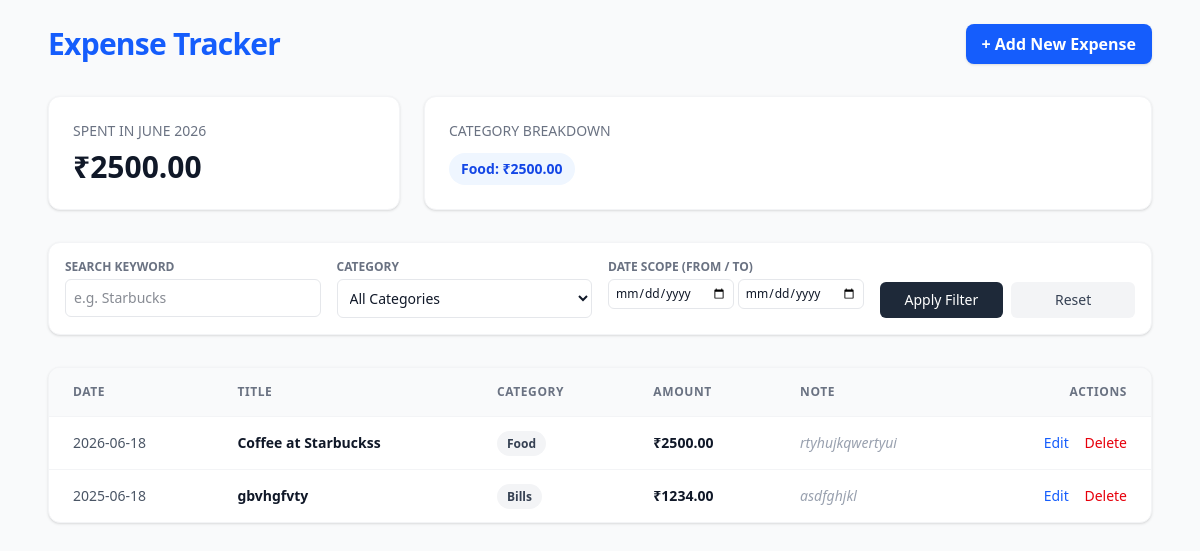
The page / on the database its author committed.
### expenses/models.py (models this page shows, shortened)
class Expense(models.Model):
    CATEGORY_CHOICES = [
        ('Food', 'Food'),
        ('Transport', 'Transport'),
        ('Shopping', 'Shopping'),
        ('Bills', 'Bills'),
        ('Entertainment', 'Entertainment'),
        ('Other', 'Other'),
    ]
    title = models.CharField(max_length=255)
    amount = models.DecimalField(max_digits=10, decimal_places=2)
    category = models.CharField(max_length=20, choices=CATEGORY_CHOICES)
    date = models.DateField(default=timezone.now)
    note = models.TextField(blank=True, null=True)
    class Meta:
        ordering = ['-date', '-id']

### expenses/views.py (the view)
# urls.py: path('', views.expense_list, name='expense_list'),
def expense_list(request):
    expenses = Expense.objects.all()
    category_filter = request.GET.get('category')
    date_from = request.GET.get('date_from')
    date_to = request.GET.get('date_to')
    search_query = request.GET.get('search')
    if category_filter:
        expenses = expenses.filter(category=category_filter)
    if date_from:
        expenses = expenses.filter(date__gte=date_from)
    if date_to:
        expenses = expenses.filter(date__lte=date_to)
    if search_query:
        expenses = expenses.filter(title__icontains=search_query)
    today = timezone.now().date()
    current_year = today.year
    current_month = today.month
    monthly_expenses = Expense.objects.filter(date__year=current_year, date__month=current_month)
    total_spent = monthly_expenses.aggregate(Sum('amount'))['amount__sum'] or 0
    category_breakdown = (
        monthly_expenses.values('category')
        .annotate(total=Sum('amount'))
        .order_by('-total')
    )
    context = {
        'expenses': expenses,
        'categories': Expense.CATEGORY_CHOICES,
        'total_spent': total_spent,
        'category_breakdown': category_breakdown,
        'current_month_name': today.strftime('%B %Y'),
    }
    return render(request, 'expenses/expense_list.html', context)

### expenses/templates/expenses/expense_list.html (shortened to what this page needs)
<!DOCTYPE html>
<html lang="en">
<head>
    <script src="https://cdn.jsdelivr.net/npm/@tailwindcss/browser@4"></script>
</head>
<body class="bg-gray-50 text-gray-900 font-sans">
    <div class="max-w-6xl mx-auto p-6">
        <div class="flex justify-between items-center mb-8">
            <h1 class="text-3xl font-extrabold tracking-tight text-blue-600">Expense Tracker</h1>
            <a href="{% url 'expense_create' %}" class="bg-blue-600 hover:bg-blue-700 text-white font-semibold py-2 px-4 rounded-lg shadow transition">
                + Add New Expense
            </a>
        </div>
        <div class="grid grid-cols-1 md:grid-cols-3 gap-6 mb-8">
            <div class="bg-white p-6 rounded-xl shadow-sm border border-gray-100">
                <h3 class="text-sm font-medium text-gray-500 uppercase">Spent in {{ current_month_name }}</h3>
                <p class="text-3xl font-bold text-gray-900 mt-2">₹{{ total_spent|floatformat:2 }}</p>
            </div>
            <div class="bg-white p-6 rounded-xl shadow-sm border border-gray-100 md:col-span-2">
                <h3 class="text-sm font-medium text-gray-500 uppercase mb-3">Category Breakdown</h3>
                <div class="flex flex-wrap gap-3">
                    {% for item in category_breakdown %}
                        <span class="bg-blue-50 text-blue-700 px-3 py-1.5 rounded-full text-sm font-semibold">
                            {{ item.category }}: ₹{{ item.total|floatformat:2 }}
                        </span>
                    {% empty %}
                        <p class="text-gray-400 text-sm">No recorded data for this month.</p>
                    {% endfor %}
                </div>
            </div>
        </div>
        <form method="GET" class="bg-white p-4 rounded-xl shadow-sm border border-gray-100 grid grid-cols-1 sm:grid-cols-4 gap-4 mb-8">
            <div>
                <label class="block text-xs font-semibold uppercase text-gray-500 mb-1">Search Keyword</label>
                <input type="text" name="search" value="{{ request.GET.search }}" placeholder="e.g. Starbucks" class="w-full text-sm border-gray-200 border p-2 rounded-md focus:ring-2 focus:ring-blue-500 outline-none">
            </div>
            <div>
                <label class="block text-xs font-semibold uppercase text-gray-500 mb-1">Category</label>
                <select name="category" class="w-full text-sm border-gray-200 border p-2 rounded-md focus:ring-2 focus:ring-blue-500 outline-none">
                    <option value="">All Categories</option>
                </select>
            </div>
            <div>
                <label class="block text-xs font-semibold uppercase text-gray-500 mb-1">Date Scope (From / To)</label>
                <div class="flex gap-1">
                    <input type="date" name="date_from" value="{{ request.GET.date_from }}" class="w-1/2 text-xs border-gray-200 border p-1.5 rounded-md focus:ring-2 focus:ring-blue-500 outline-none">
                    <input type="date" name="date_to" value="{{ request.GET.date_to }}" class="w-1/2 text-xs border-gray-200 border p-1.5 rounded-md focus:ring-2 focus:ring-blue-500 outline-none">
                </div>
            </div>
            <div class="flex items-end gap-2">
                <button type="submit" class="w-full bg-gray-800 hover:bg-gray-900 text-white text-sm font-medium py-2 px-3 rounded-md transition cursor-pointer">Apply Filter</button>
                <a href="{% url 'expense_list' %}" class="w-full text-center bg-gray-100 hover:bg-gray-200 text-gray-700 text-sm font-medium py-2 px-3 rounded-md transition">Reset</a>
            </div>
        </form>
        <div class="bg-white rounded-xl shadow-sm border border-gray-100 overflow-hidden">
            <table class="w-full text-left border-collapse">
                <thead>
                    <tr class="bg-gray-50 border-b border-gray-100 text-xs font-semibold uppercase text-gray-500 tracking-wider">
                        <th class="py-4 px-6">Date</th>
                        <th class="py-4 px-6">Title</th>
                        <th class="py-4 px-6">Category</th>
                        <th class="py-4 px-6">Amount</th>
                        <th class="py-4 px-6">Note</th>
                        <th class="py-4 px-6 text-right">Actions</th>
                    </tr>
                </thead>
                <tbody class="divide-y divide-gray-100 text-sm">
                    {% for expense in expenses %}
                        <tr class="hover:bg-gray-50/70 transition">
                            <td class="py-4 px-6 font-medium text-gray-600 whitespace-nowrap">{{ expense.date|date:"Y-m-d" }}</td>
                            <td class="py-4 px-6 font-bold text-gray-900">{{ expense.title }}</td>
                            <td class="py-4 px-6">
                                <span class="px-2.5 py-1 text-xs font-semibold rounded-full bg-gray-100 text-gray-700">{{ expense.category }}</span>
                            </td>
                            <td class="py-4 px-6 font-semibold text-gray-900">₹{{ expense.amount }}</td>
                            <td class="py-4 px-6 text-gray-400 italic max-w-xs truncate">{{ expense.note|default:"—" }}</td>
                            <td class="py-4 px-6 text-right space-x-3 whitespace-nowrap">
                                <a href="{% url 'expense_update' expense.pk %}" class="text-blue-600 hover:text-blue-800 font-medium">Edit</a>
                                <a href="{% url 'expense_delete' expense.pk %}" class="text-red-600 hover:text-red-800 font-medium">Delete</a>
                            </td>
                        </tr>
                    {% empty %}
                        <tr>
                            <td colspan="6" class="py-12 text-center text-gray-400 bg-gray-50/30">
                                No records fit the active filter conditions.
                            </td>
                        </tr>
                    {% endfor %}
                </tbody>
            </table>
        </div>
    </div>
</body>
</html>

### rows shown on the page
Expense: category "Food", total "2500.00", date "2026-06-18", title "Coffee at Starbuckss", amount "2500.00", note "rtyhujkqwertyui"
Expense: date "2025-06-18", title "gbvhgfvty", category "Bills", amount "1234.00", note "asdfghjkl"

### other values the page prints
{{ total_spent|floatformat:2 }} "2500.00"
